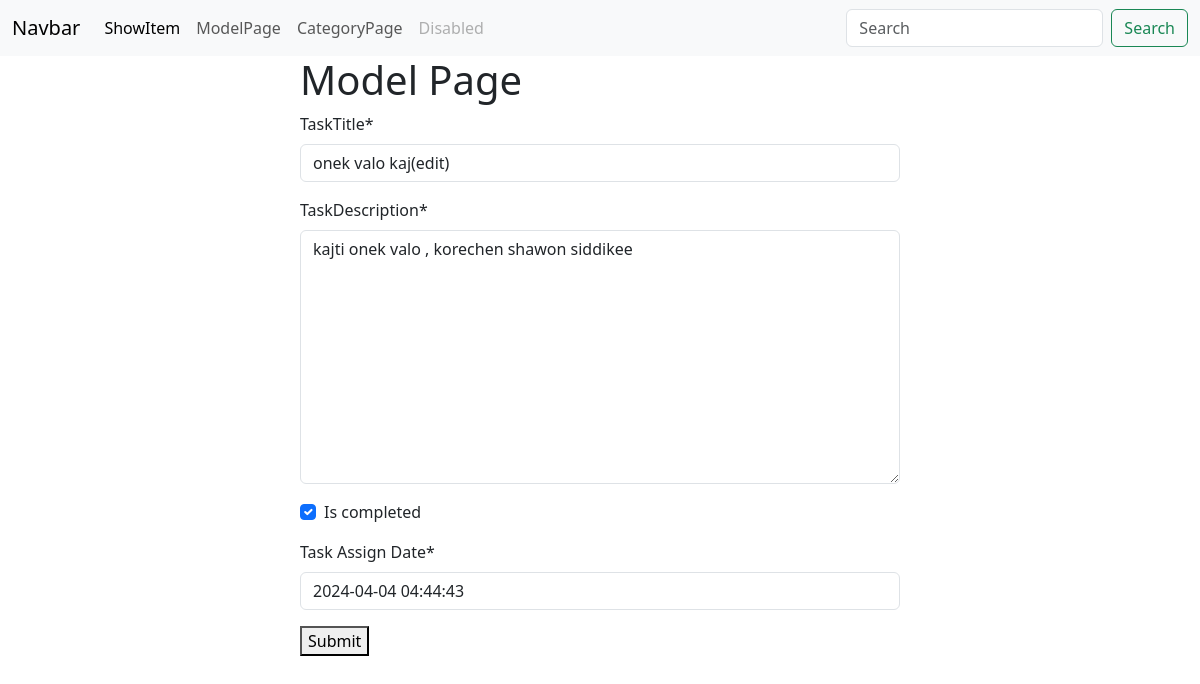
The app's page /taskmodel/editModel/1/ with its own data.
### taskmodel/models.py (models this page shows, shortened)
class TaskModel(models.Model):
    taskTitle = models.CharField(max_length=100)
    taskDescription= models.TextField()
    is_completed = models.BooleanField(default=False)
    Task_Assign_Date= models.DateTimeField(default=timezone.now)

### taskmodel/views.py (the view)
# urls.py: path('editModel/<int:id>/', views.edit_model, name='editmodel'),
def edit_model(request, id):
    task_model_instance = TaskModel.objects.get(pk=id)
    if request.method == 'POST':
        model_form = TaskModelForm(request.POST, instance=task_model_instance)
        if model_form.is_valid():
            model_form.save()
            return redirect('homepage')
    else:
        model_form = TaskModelForm(instance=task_model_instance)
    return render(request, 'taskmodel.html', {'form': model_form})

### taskmodel/forms.py
class TaskModelForm(forms.ModelForm):
    class Meta:
        model = TaskModel
        fields = '__all__'

### taskmodel/templates/taskmodel.html (shortened to what this page needs)
{% extends 'base.html' %}
{% load crispy_forms_tags %}
{% block content %}
<form action="" method="post" style="width: 50%; margin: auto;">
    <h1>Model Page</h1>
    {{ form|crispy }}
    <button type="submit">Submit</button>
</form>
{% endblock %}

### records on screen
TaskModel: taskTitle "onek valo kaj(edit)", taskDescription "kajti onek valo , korechen shawon siddikee", is_completed "☑", Task_Assign_Date "2024-04-04 04:44:43"
